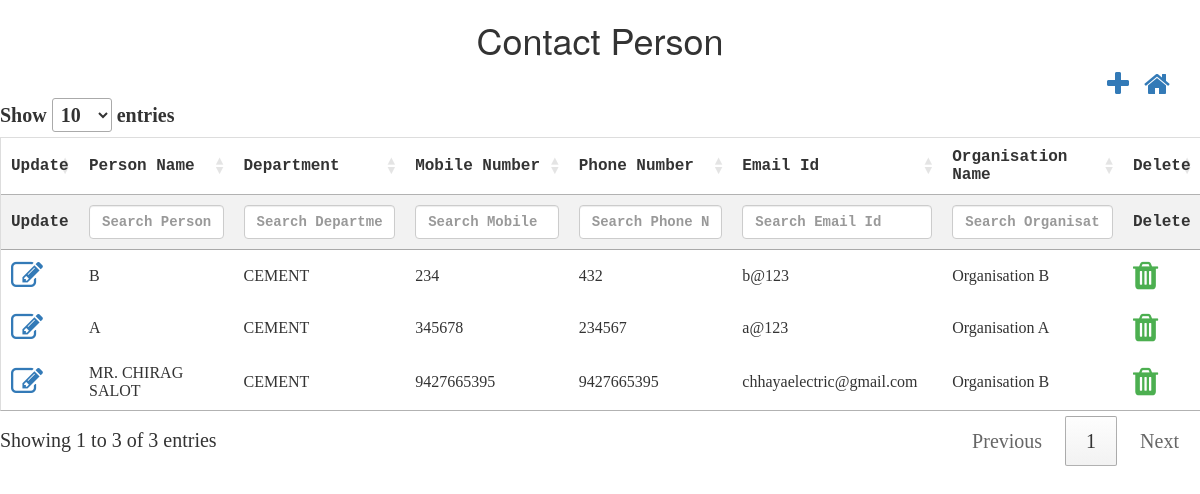
The page /controllers/contactPerson.php (signed in) on the database as committed earlier.
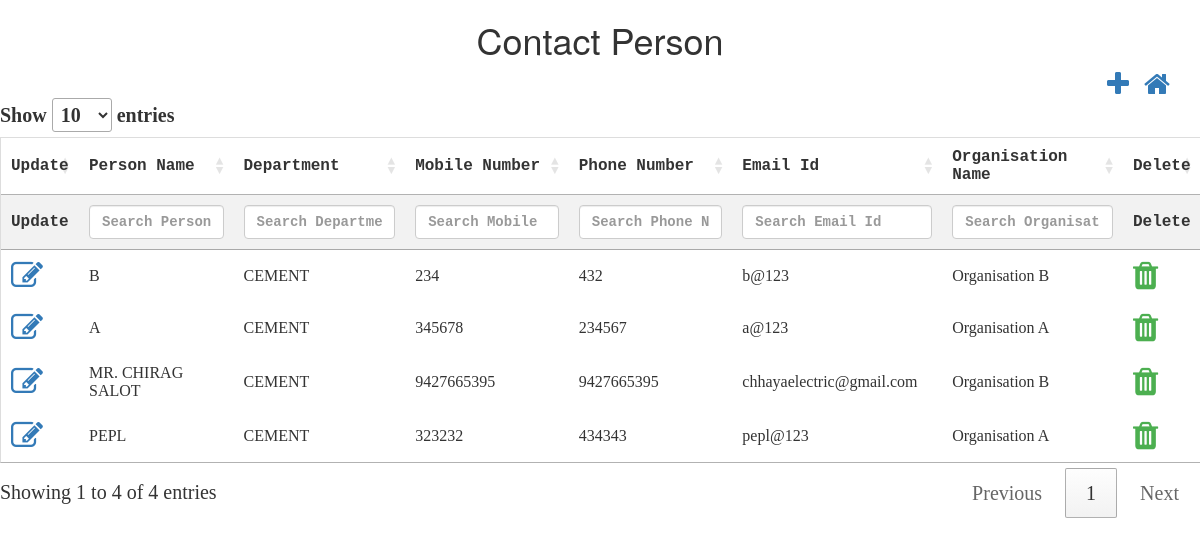
The same page on the database as committed later.
### tables this page shows
CREATE TABLE `tbl_contactperson` (
  `nid` int(10) NOT NULL,
  `ncontact_person_id` int(10) NOT NULL,
  `nlogged_in_user_id` int(10) NOT NULL,
  `cperson_name` varchar(50) NOT NULL,
  `ndept_id` int(10) NOT NULL,
  `cmobile_number` varchar(50) NOT NULL,
  `cphone_number` varchar(50) NOT NULL,
  `cemail_id` varchar(50) NOT NULL,
  `norg_id` int(10) NOT NULL,
  `isActive` bit(1) NOT NULL,
  `isAvailable` bit(1) NOT NULL,
  `dcreated_date` datetime NOT NULL,
  `dupdated_date` datetime NOT NULL,
  `ninternal_id` int(11) DEFAULT NULL
);

CREATE TABLE `tbl_department` (
  `nid` int(10) NOT NULL,
  `ndept_id` int(10) NOT NULL,
  `cdept_name` varchar(50) NOT NULL,
  `isActive` bit(1) NOT NULL,
  `isAvailable` bit(1) NOT NULL,
  `dcreated_date` datetime NOT NULL,
  `dupdated_date` datetime NOT NULL,
  `ninternal_id` int(11) DEFAULT NULL
);

CREATE TABLE `tbl_organisation` (
  `nid` int(10) NOT NULL,
  `norg_id` int(10) NOT NULL,
  `corg_name` varchar(50) NOT NULL,
  `corg_address` varchar(50) NOT NULL,
  `corg_city` varchar(50) NOT NULL,
  `corg_state` varchar(50) NOT NULL,
  `corg_country` varchar(50) NOT NULL,
  `corg_mobileNumber` varchar(10) NOT NULL,
  `corg_emailId` varchar(50) NOT NULL,
  `norg_segment_id` int(10) NOT NULL,
  `isActive` bit(1) NOT NULL,
  `isAvailable` bit(1) NOT NULL,
  `dcreated_date` datetime NOT NULL,
  `dupdated_date` datetime NOT NULL,
  `ninternal_id` int(11) DEFAULT NULL
);

### controllers/contactPerson.php (the view, shortened to what this page needs)
<html>
<head>
    <script src="http://ajax.googleapis.com/ajax/libs/jquery/1.11.2/jquery.min.js"></script>
    <link rel="stylesheet" href="../css/theme.css">
    <link rel="stylesheet" href="https://cdn.datatables.net/1.10.22/css/jquery.dataTables.min.css">
    <link rel="stylesheet" href="https://cdnjs.cloudflare.com/ajax/libs/font-awesome/4.7.0/css/font-awesome.min.css">
    <link rel="stylesheet" href="https://maxcdn.bootstrapcdn.com/bootstrap/3.4.1/css/bootstrap.min.css">
</head>
<h1>Contact Person</h1>
<div class="container">
    <a style="float:right;margin-left: 15px;" href="../dashboard.php"><i class="fa fa-home fa-2x"></i></a>
    <a style="float:right" href="#contactPerson_modal" data-toggle="modal" id='add' data-id="1"><i class="fa fa-plus fa-2x"
                                                                                                  aria-hidden="true"></i></a>
</div>
<?php
$conn = OpenCon();
$sql = $sql = "SELECT c.ninternal_id,c.ncontact_person_id,c.cperson_name,c.ndept_id,c.cmobile_number,c.cphone_number,c.cemail_id,c.isAvailable, o.corg_name,d.cdept_name
                    FROM tbl_contactperson AS c
                    INNER JOIN tbl_organisation AS o
                    ON c.norg_id = o.norg_id
                    INNER JOIN tbl_department AS d
                    ON c.ndept_id= d.ndept_id
                    WHERE c.isAvailable=1";
$retval = mysqli_query($conn, $sql);
echo "<table id='contactPersonTable'  name='contactPersonTable' >
            <thead>
            <tr>
            <th style='display:none;'>INTERNAL ID</th>
            <th style='display:none;'>CONTACT PERSON ID</th>
            <th>Update</th>
            <th>Person Name</th>
            <th>Department</th>
            <th>Mobile Number</th>
            <th>Phone Number</th>
            <th>Email Id</th>
            <th>Organisation Name</th>
            <th>Delete</th>
            </tr>
            </thead>
            <tbody>
            ";
while ($row = mysqli_fetch_array($retval, MYSQLI_ASSOC)) {
    echo "<tr>";
    echo "<td ><a  href='#contactPerson_modal' data-toggle='modal' class='updateClass' data-id='2'><i class='fa fa-edit fa-2x'></i></a></td>";
    echo "<td>" . $row['cperson_name'] . "</td>";
    echo "<td>" . $row['cdept_name'] . "</td>";
    echo "<td>" . $row['cmobile_number'] . "</td>";
    echo "<td>" . $row['cphone_number'] . "</td>";
    echo "<td>" . $row['cemail_id'] . "</td>";
    echo "<td>" . $row['corg_name'] . "</td>";
       echo "<td class='action-delete'><i class='fa fa-trash fa-2x' style='color:#4caf50;'</i></td>";
    echo "</tr>";
}
echo "</tbody></table>";
?>
</html>

### css/theme.css (style rules this page uses)
h1 { text-align: center; }
table { border-collapse: collapse; border-spacing: 0; width: 100%; border: 1px solid #ddd; }
th { text-align: left; padding: 10px !important; font-family: "Lucida Console", Courier, monospace; }
td { text-align: left; padding: 10px !important; }
tr:nth-child(even) { background-color: #f2f2f2; }

Rows that differ between the two databases and show on the page:
added tbl_contactperson: cperson_name "PEPL", tbl_department.cdept_name "CEMENT", cmobile_number "323232", cphone_number "434343", cemail "pepl@123", tbl_organisation.corg_name "Organisation A"
Other text that changed with them:
text written by a page script: "Show entries Showing 1 to 3 of 3 entries Previous 1 Next" → "Show entries Showing 1 to 4 of 4 entries Previous 1 Next"
